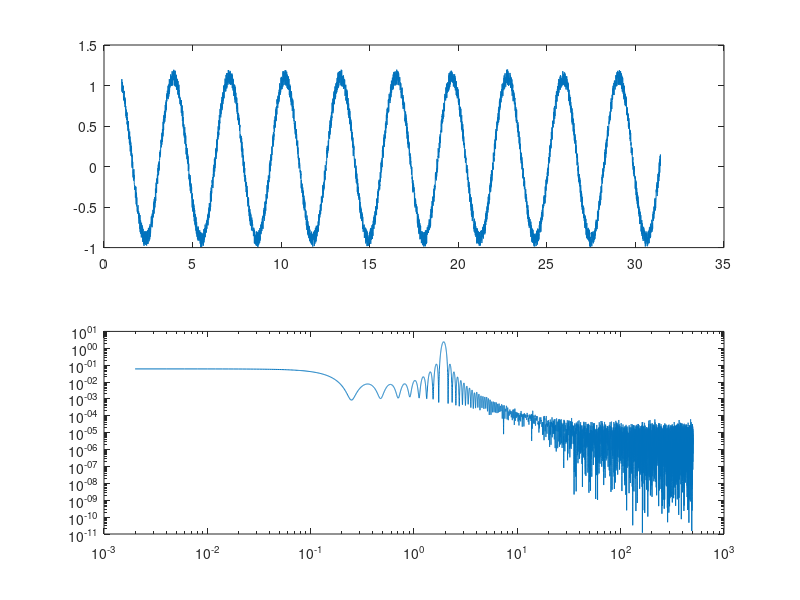
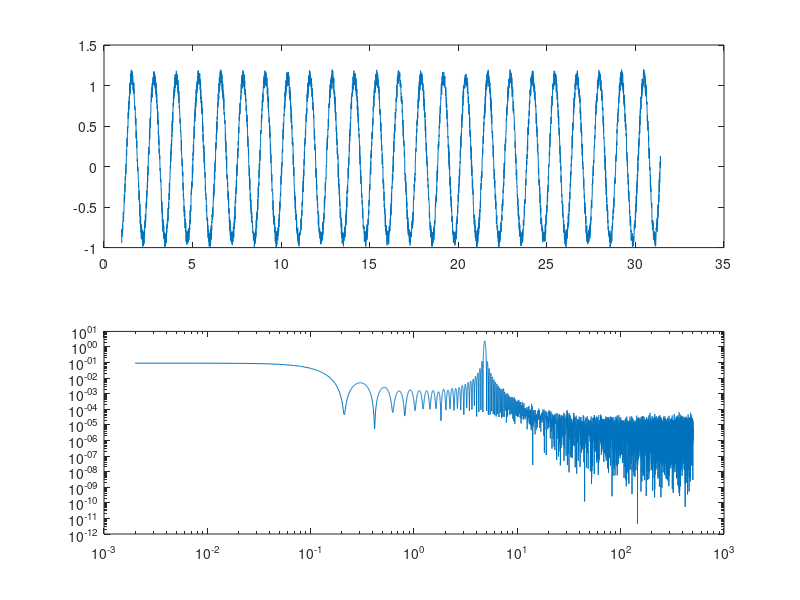
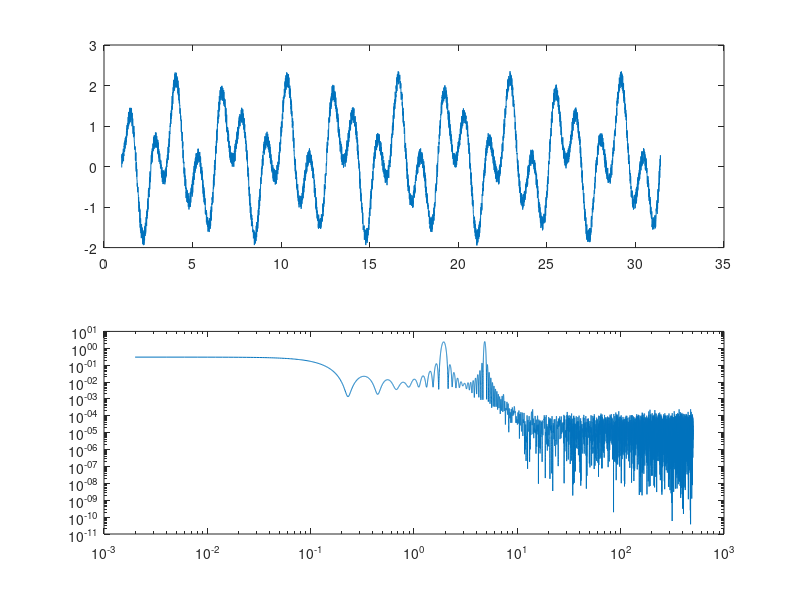

Here is the MATLAB script that generated these plots, in order:
%test
Fs=1000;
x=linspace(1,10*pi,5*Fs+1);
npts=length(x);

nnoise=randi(1000,1,npts)/1000/5;

y1=sin(2*x)+nnoise;
y2=sin(5*x)+nnoise;


N = Fs/2*1000;
f = 0:(Fs/N):(Fs/2);

% FFT
X = fft(y1,N);
%take one side only
X = X(1:N/2+1);
% power normalized by freq resolution
psp = (1/(Fs*npts)) * abs(X).^2;
% adjust because one-sided
psp(2:end-1) = 2*psp(2:end-1);

figure, 
subplot(2,3,[1:3]); plot(x,y1);
subplot(2,3,[4:6]); loglog(f,psp);



y2=sin(5*x)+nnoise;
% FFT
X = fft(y2,N);
%take one side only
X = X(1:N/2+1);
% power normalized by freq resolution
psp = (1/(Fs*npts)) * abs(X).^2;
% adjust because one-sided
psp(2:end-1) = 2*psp(2:end-1);

figure, 
subplot(2,3,[1:3]); plot(x,y2);
subplot(2,3,[4:6]); loglog(f,psp);



% FFT
X = fft(y1+y2,N);
%take one side only
X = X(1:N/2+1);
% power normalized by freq resolution
psp = (1/(Fs*npts)) * abs(X).^2;
% adjust because one-sided
psp(2:end-1) = 2*psp(2:end-1);

figure, 
subplot(2,3,[1:3]); plot(x,y1+y2);
subplot(2,3,[4:6]); loglog(f,psp);




